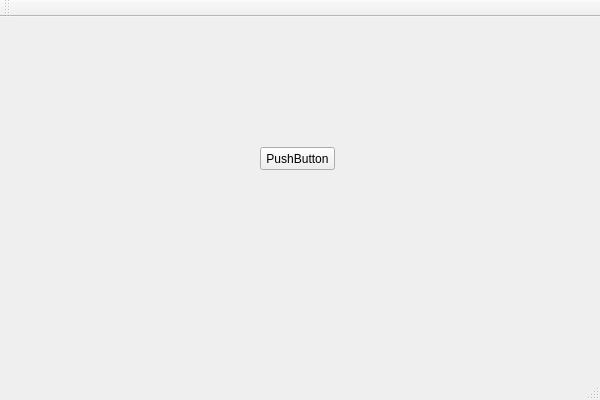
<?xml version="1.0" encoding="UTF-8"?>
<ui version="4.0">
 <class>QtFrameworkClass</class>
 <widget class="QMainWindow" name="QtFrameworkClass">
  <property name="geometry">
   <rect>
    <x>0</x>
    <y>0</y>
    <width>600</width>
    <height>400</height>
   </rect>
  </property>
  <property name="windowTitle">
   <string>QtFramework</string>
  </property>
  <widget class="QWidget" name="centralWidget">
   <widget class="QPushButton" name="btnHello">
    <property name="geometry">
     <rect>
      <x>260</x>
      <y>130</y>
      <width>75</width>
      <height>23</height>
     </rect>
    </property>
    <property name="text">
     <string>PushButton</string>
    </property>
   </widget>
  </widget>
  <widget class="QMenuBar" name="menuBar">
   <property name="geometry">
    <rect>
     <x>0</x>
     <y>0</y>
     <width>600</width>
     <height>21</height>
    </rect>
   </property>
  </widget>
  <widget class="QToolBar" name="mainToolBar">
   <attribute name="toolBarArea">
    <enum>TopToolBarArea</enum>
   </attribute>
   <attribute name="toolBarBreak">
    <bool>false</bool>
   </attribute>
  </widget>
  <widget class="QStatusBar" name="statusBar"/>
 </widget>
 <layoutdefault spacing="6" margin="11"/>
 <resources>
  <include location="qtframework.qrc"/>
 </resources>
 <connections/>
</ui>
